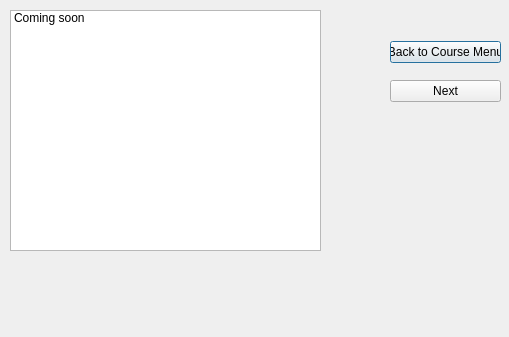
<?xml version="1.0" encoding="UTF-8"?>
<ui version="4.0">
 <class>GUIHandlerCourseMaterial</class>
 <widget class="QDialog" name="GUIHandlerCourseMaterial">
  <property name="geometry">
   <rect>
    <x>0</x>
    <y>0</y>
    <width>509</width>
    <height>337</height>
   </rect>
  </property>
  <property name="windowTitle">
   <string>Dialog</string>
  </property>
  <widget class="QListWidget" name="listWidget">
   <property name="geometry">
    <rect>
     <x>10</x>
     <y>10</y>
     <width>311</width>
     <height>241</height>
    </rect>
   </property>
   <item>
    <property name="text">
     <string>Coming soon</string>
    </property>
   </item>
  </widget>
  <widget class="QWidget" name="layoutWidget">
   <property name="geometry">
    <rect>
     <x>390</x>
     <y>30</y>
     <width>111</width>
     <height>83</height>
    </rect>
   </property>
   <layout class="QVBoxLayout" name="verticalLayout">
    <item>
     <widget class="QPushButton" name="backToCourseMenu">
      <property name="text">
       <string>Back to Course Menu</string>
      </property>
     </widget>
    </item>
    <item>
     <widget class="QPushButton" name="next">
      <property name="text">
       <string>Next</string>
      </property>
     </widget>
    </item>
   </layout>
  </widget>
 </widget>
 <resources/>
 <connections/>
</ui>
